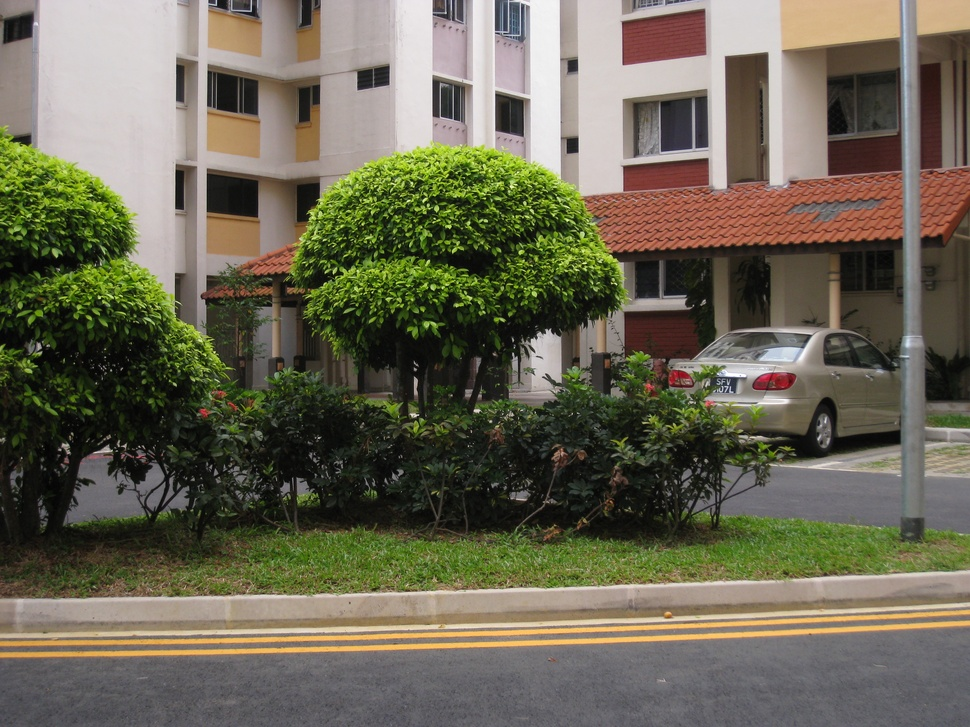
#> input picture I1/STC_0033.JPG, 970 x 727 px, shrunk from 3264 x 2448 before the run, found by its file name
$ python trial4.py
#> lines starting #> are read from the running program, lines starting #| are printed output that depends on the picture
import cv2
import numpy as np

def cylindrical_warp(img, focal_length):
    """Warp an image into cylindrical coordinates."""
    h, w = img.shape[:2]
    cylinder_img = np.zeros_like(img)

    # Define the center of the image
    center_x, center_y = w // 2, h // 2

    # Loop through each pixel in the output cylindrical image
    for y in range(h):
        for x in range(w):
            # Convert to cylindrical coordinates
            theta = (x - center_x) / focal_length
            h_ = (y - center_y) / focal_length
            X = np.sin(theta)
            Y = h_
            Z = np.cos(theta)

            # Map cylindrical coordinates back to original coordinates
            x_original = int(focal_length * X / Z + center_x)
            y_original = int(focal_length * Y / Z + center_y)

            # Check if the mapped coordinates are within bounds
            if 0 <= x_original < w and 0 <= y_original < h:
                cylinder_img[y, x] = img[y_original, x_original]

    return cylinder_img
def detect_and_match_keypoints(img1, img2):
    # Initialize SIFT detector
    sift = cv2.SIFT_create()

    # Detect keypoints and descriptors
    keypoints1, descriptors1 = sift.detectAndCompute(img1, None)
    keypoints2, descriptors2 = sift.detectAndCompute(img2, None)

    # Match descriptors using FLANN-based matcher
    index_params = dict(algorithm=1, trees=5)
    search_params = dict(checks=50)
    flann = cv2.FlannBasedMatcher(index_params, search_params)
    matches = flann.knnMatch(descriptors1, descriptors2, k=2)

    # Apply ratio test to filter out weak matches
    good_matches = []
    for m, n in matches:
        if m.distance < 0.75 * n.distance:
            good_matches.append(m)

    # Extract matched keypoints
    points1 = np.float32([keypoints1[m.queryIdx].pt for m in good_matches])
    points2 = np.float32([keypoints2[m.trainIdx].pt for m in good_matches])

    return points1, points2

def compute_homography_dlt(points1, points2):
    # Number of points
    num_points = points1.shape[0]

    # Construct matrix A for DLT
    A = []
    for i in range(num_points):
        x1, y1 = points1[i][0], points1[i][1]
        x2, y2 = points2[i][0], points2[i][1]
        A.append([-x1, -y1, -1, 0, 0, 0, x2 * x1, x2 * y1, x2])
        A.append([0, 0, 0, -x1, -y1, -1, y2 * x1, y2 * y1, y2])

    A = np.array(A)

    # Perform SVD on A
    U, S, Vt = np.linalg.svd(A)
    H = Vt[-1].reshape(3, 3)

    # Normalize and return homography
    return H / H[2, 2]

def ransac_homography(points1, points2, num_iterations=1000, threshold=5.0):
    max_inliers = 0
    best_homography = None

    for _ in range(num_iterations):
        # Randomly select 4 points for minimal DLT
        idx = np.random.choice(len(points1), 4, replace=False)
        pts1_sample = points1[idx]
        pts2_sample = points2[idx]

        # Compute homography with the 4-point sample
        H = compute_homography_dlt(pts1_sample, pts2_sample)

        # Apply homography to all points
        points1_homogeneous = np.hstack([points1, np.ones((points1.shape[0], 1))])
        projected_points = (H @ points1_homogeneous.T).T
        projected_points /= projected_points[:, 2].reshape(-1, 1)

        # Calculate distances
        distances = np.linalg.norm(projected_points[:, :2] - points2, axis=1)
        inliers = distances < threshold
        num_inliers = np.sum(inliers)

        # Update the best homography if more inliers are found
        if num_inliers > max_inliers:
            max_inliers = num_inliers
            best_homography = H

    return best_homography

# [38 lines left out: functions find_homography, to_mtx, to_img, warpPerspective, not called in this run]


def warp_image(img1, img2, H):
    # Get the dimensions of the first image
    h1, w1 = img1.shape[:2]
    h2, w2 = img2.shape[:2]

    # Define corner points of the first image
    corners_img1 = np.float32([[0, 0], [0, h1], [w1, h1], [w1, 0]]).reshape(-1, 1, 2)

    # Warp the corners of img1 to find the size of the stitched canvas
    warped_corners = cv2.perspectiveTransform(corners_img1, H)
    corners_img2 = np.float32([[0, 0], [0, h2], [w2, h2], [w2, 0]]).reshape(-1, 1, 2)

    # Combine all corners to get the bounding box
    all_corners = np.concatenate((warped_corners, corners_img2), axis=0)
    [x_min, y_min] = np.int32(all_corners.min(axis=0).ravel() - 0.5)
    [x_max, y_max] = np.int32(all_corners.max(axis=0).ravel() + 0.5)

    # Calculate the translation matrix to shift the result into positive coordinates
    translation_dist = [-x_min, -y_min]
    translation_matrix = np.array([[1, 0, translation_dist[0]], [0, 1, translation_dist[1]], [0, 0, 1]])

    # Warp img1 to the canvas size
    output_img = cv2.warpPerspective(img1, translation_matrix @ H, (x_max - x_min, y_max - y_min))

    # Overlay img2 on the stitched image using translation
    output_img[translation_dist[1]:h2 + translation_dist[1], translation_dist[0]:w2 + translation_dist[0]] = img2

    return output_img

# [14 lines left out: function interpolate_pixel, not called in this run]


# Use the modified cylindrical_warp to prepare images for stitching
def stitch_images_cylindrical(img1, img2, focal_length):
    # Warp both images into cylindrical coordinates
    img1_cylindrical = cylindrical_warp(img1, focal_length)
    img2_cylindrical = cylindrical_warp(img2, focal_length)

    # Detect and match keypoints in cylindrical images
    points1, points2 = detect_and_match_keypoints(img1_cylindrical, img2_cylindrical)

    # Find homography matrix using RANSAC
    H = ransac_homography(points1, points2)

    # Stitch images using the homography on cylindrical images
    stitched_img = warp_image(img1_cylindrical, img2_cylindrical, H)

    return stitched_img

# Load the images in color
img1 = cv2.imread('STC_0033.jpg')
#> img1 is the input picture: shape (727, 970, 3); mean B, G, R 84, 102.5, 106.7
img2 = cv2.imread('STD_0034.jpg')
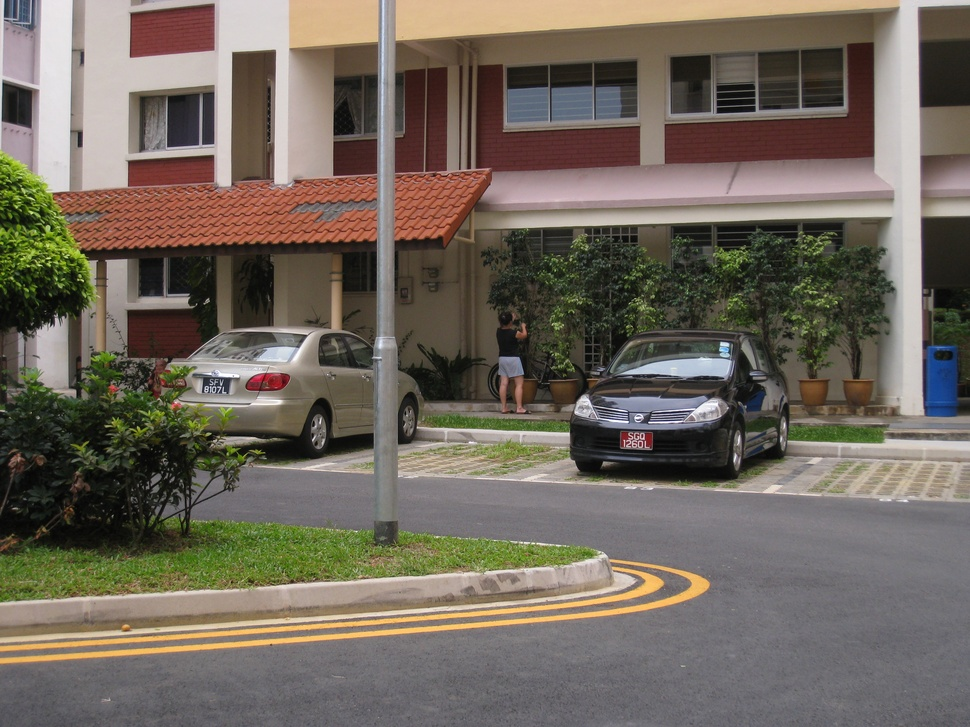
#> input picture I1/STD_0034.JPG, 970 x 727 px, shrunk from 3264 x 2448 before the run, found by its file name
#> img2 is the input picture: shape (727, 970, 3); mean B, G, R 93, 103.7, 112.4

# Set focal length (approximate based on the camera and image dimensions)
focal_length = (14.0 * 100000) / 5.74  # Adjust based on your camera setup

# Perform cylindrical stitching
stitched_result = stitch_images_cylindrical(img1, img2, focal_length)
#> after the loop in cylindrical_warp, `for y in range(h):`:
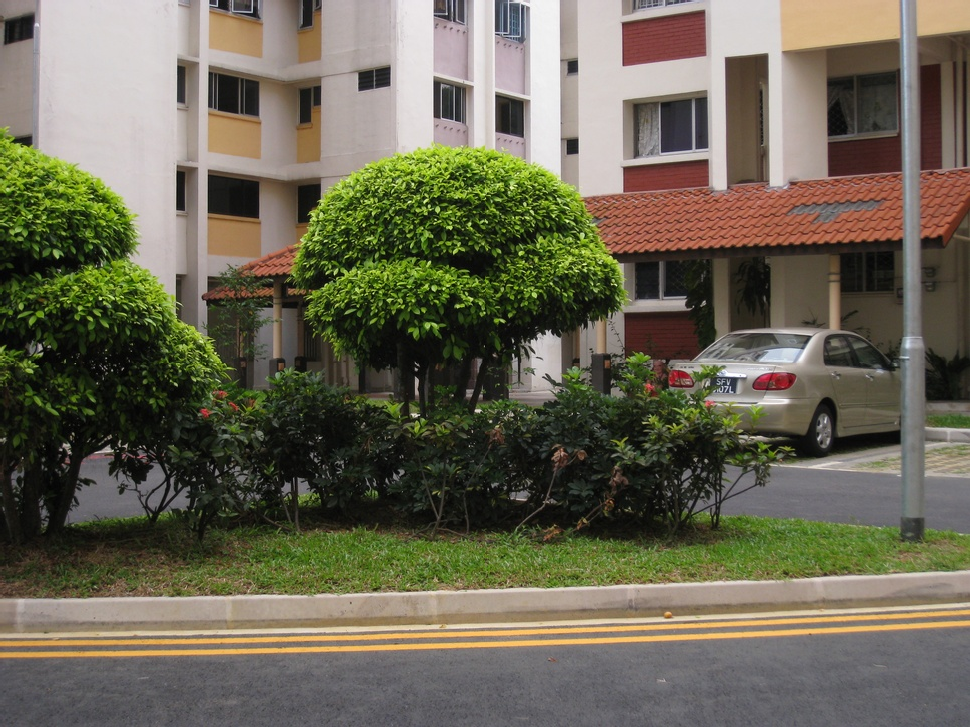
#> cylinder_img: shape (727, 970, 3); mean B, G, R 84.1, 102.6, 106.8
#> call 2 of cylindrical_warp, with focal_length = 243902.4
#> after the loop in cylindrical_warp (call 2), `for y in range(h):`:
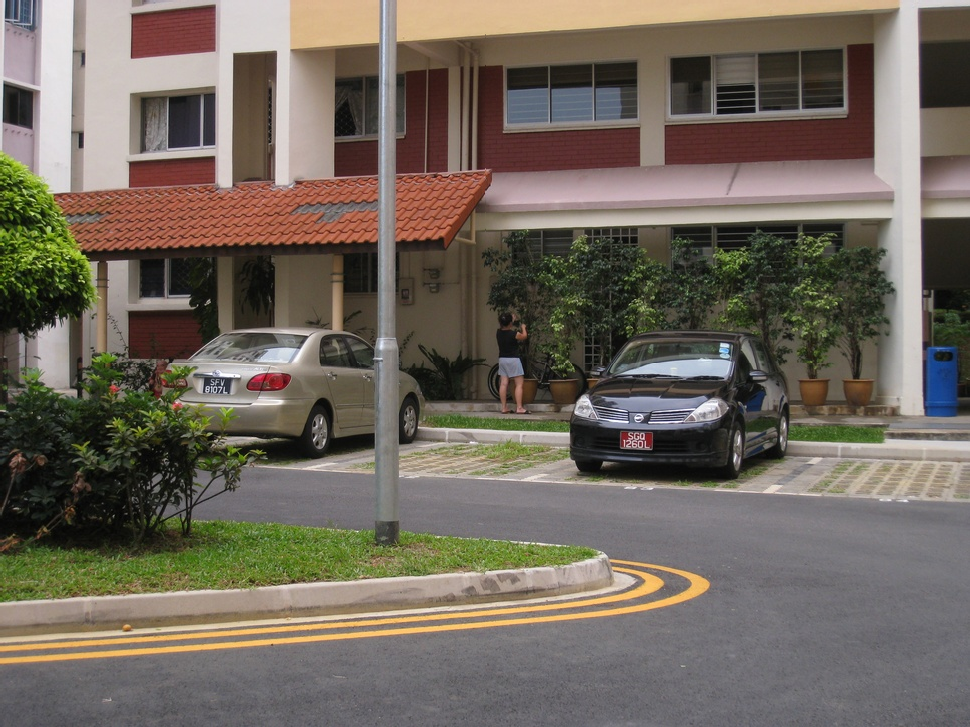
#> cylinder_img: shape (727, 970, 3); mean B, G, R 93.1, 103.8, 112.6
#> in detect_and_match_keypoints, `keypoints1, descriptors1 = sift.detectAndCompute(img1, None)`: keypoints1 = 5014 keypoints; strongest (x, y, size): (511, 115, 23.8), (100, 298, 2.1), (567, 221, 1.9), (450, 101, 25.4)
#> in detect_and_match_keypoints, `keypoints2, descriptors2 = sift.detectAndCompute(img2, None)`: keypoints2 = 3644 keypoints; strongest (x, y, size): (21, 106, 24), (708, 409, 17.9), (32, 214, 2.2), (584, 400, 7.2)
#> in detect_and_match_keypoints, `matches = flann.knnMatch(descriptors1, descriptors2, k=2)`: matches = 5014 matches
#> after the loop in detect_and_match_keypoints, `for m, n in matches:`: good_matches = 685 matches
#> in detect_and_match_keypoints, `points1 = np.float32([keypoints1[m.queryIdx].pt for m in good_matches])`: points1 = 685 pairs, first value 29.74 to 964.6, second value 7.73 to 656.7
#> in detect_and_match_keypoints, `points2 = np.float32([keypoints2[m.trainIdx].pt for m in good_matches])`: points2 = 685 pairs, first value 3.06 to 890.4, second value 14.61 to 653.1
#> the loop in ransac_homography, `for _ in range(num_iterations):` made 1000 passes
#> (idx, pts1_sample, pts2_sample, num_inliers, max_inliers) on pass 9: ([479, 245, 680, 331], [[764.8, 220.2], [641.4, 438.2], [960, 475.6], [684.9, 532]], [[268.9, 219], [106.6, 442], [453.4, 475.7], [153.5, 539.2]], 152, 152)
#> (idx, pts2_sample, num_inliers, max_inliers) on passes 1, 26: ([113, 378, 303, 504], [[38.97, 221.4], [176, 484.7], [129.9, 582.1], [286.7, 200]], 40, 40), ([620, 641, 192, 77], [[361.4, 576], [398.5, 239], [77.87, 456.2], [18.27, 261.4]], 291, 291)
#> after the loop in ransac_homography, `for _ in range(num_iterations):`: max_inliers = 292
#> in stitch_images_cylindrical, `H = ransac_homography(points1, points2)`: H = [[1.1, -0.132, -528.3], [0.0443, 1.04, -29.79], [0.000117, -9.63e-05, 1]]
#> in warp_image, `warped_corners = cv2.perspectiveTransform(corners_img1, H)`: warped_corners = [[-528.3, -29.79], [-671.3, 782.9], [426, 738.8], [485.4, 11.84]]
#> in warp_image, `all_corners = np.concatenate((warped_corners, corners_img2), axis=0)`: all_corners = [[-528.3, -29.79], [-671.3, 782.9], [426, 738.8], [485.4, 11.84], [0, 0], [0, 727], [970, 727], [970, 0]]
#> in warp_image, `[x_min, y_min] = np.int32(all_corners.min(axis=0).ravel() - 0.5)`: x_min = -671; y_min = -30
#> in warp_image, `[x_max, y_max] = np.int32(all_corners.max(axis=0).ravel() + 0.5)`: x_max = 970; y_max = 783
#> in warp_image, `translation_dist = [-x_min, -y_min]`: translation_dist = [671, 30]
#> in warp_image, `translation_matrix = np.array([[1, 0, translation_dist[0]], [0, 1, tra..`: translation_matrix = [[1, 0, 671], [0, 1, 30], [0, 0, 1]]
#> in warp_image, `output_img = cv2.warpPerspective(img1, translation_matrix @ H, (x_max ..`:
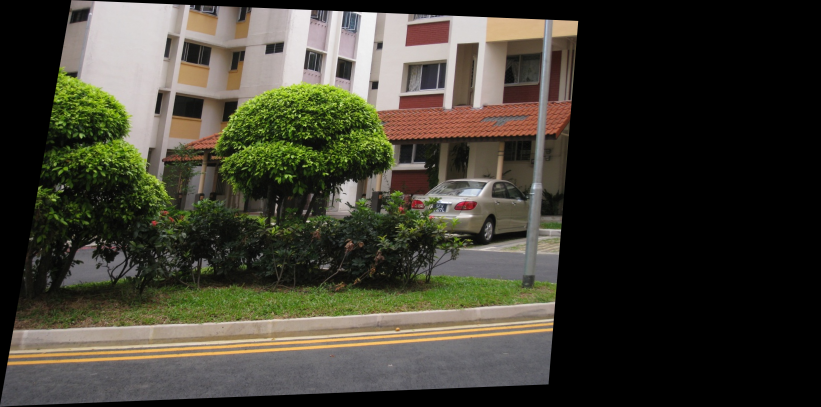
#> output_img: shape (813, 1641, 3) (shown at 1/2 size); mean B, G, R 50.5, 61.8, 64.1
#> in warp_image, `output_img[translation_dist[1]:h2 + translation_dist[1], translation_d..`:
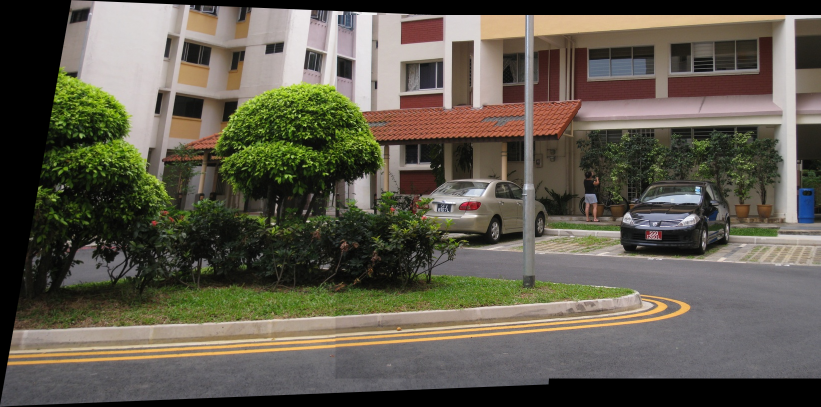
#> output_img: shape (813, 1641, 3) (shown at 1/2 size); mean B, G, R 77.5, 90.5, 95.3

# Show and save the result
cv2.imshow("Stitched Image (Cylindrical)", stitched_result)
cv2.imwrite("stitched_output_cylindrical.jpg", stitched_result)
cv2.waitKey(0)
cv2.destroyAllWindows()
